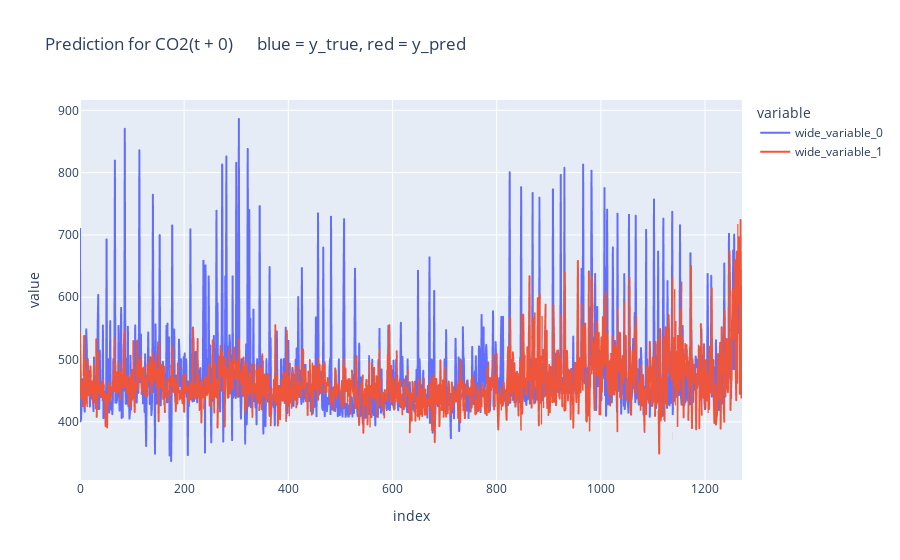
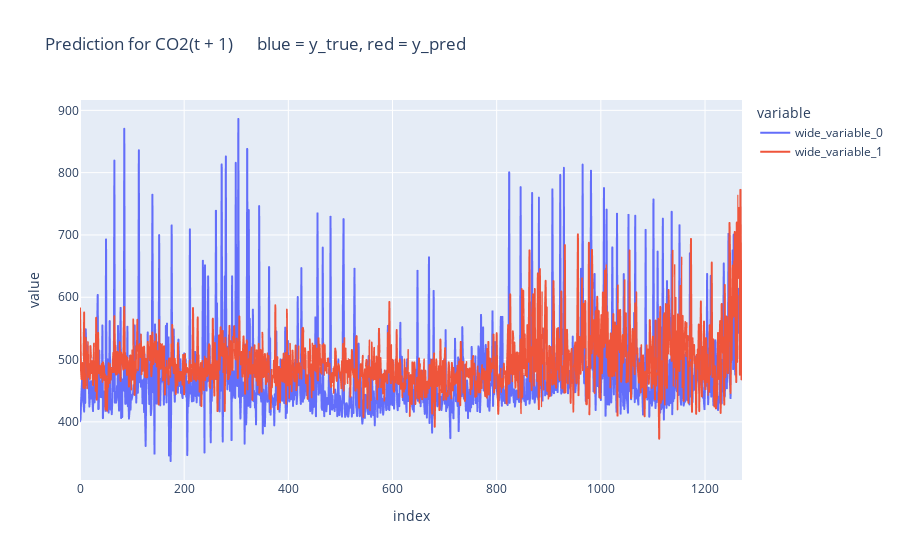

Notebook code for these charts, in order:
### Code cell
from sklearn.metrics import mean_squared_error, mean_absolute_percentage_error, root_mean_squared_error, r2_score
import plotly.express as px
import seaborn as sns


class Evaluator:

    def __init__(self):
        pass

    def evaluate(self, y_pred, y_true):
        print("MSE: ", self.calculate_mse(y_pred = y_pred, y_true = y_true))
        print("RMSE: ", self.calculate_rmse(y_pred = y_pred, y_true = y_true))
        print("MAPE: ", self.calculate_mape(y_pred = y_pred, y_true = y_true))
        print("R2: ", self.calculate_r2(y_pred = y_pred, y_true = y_true))
        print("\n")


    def calculate_mse(self, y_true, y_pred):
        return round(mean_squared_error(y_true = y_true, y_pred = y_pred), 2)

    def calculate_rmse(self, y_true, y_pred):
        return round(root_mean_squared_error(y_true = y_true, y_pred = y_pred), 2)

    def calculate_mape(self, y_true, y_pred):
        return round(mean_absolute_percentage_error(y_true = y_true, y_pred = y_pred), 2)

    def calculate_r2(self, y_true, y_pred):
        return round(r2_score(y_true = y_true, y_pred = y_pred), 2)

ev = Evaluator()

for col in range(0, fe.y_test.shape[1]):
    print(f"t +", col)
    ev.evaluate(y_true = fe.y_test[:, col], y_pred = pred[:, col])

    pred_df = pd.DataFrame(pred[:, col], columns = [f"pred_CO2(t + {col})"])
    pred_df[f"CO2(t + {col})"] = fe.y_test[:, col]

    px.line(y = [fe.y_test[:, col], pred[:, col]], title = f"Prediction for CO2(t + {col})      blue = y_true, red = y_pred").show()

### Figure 1 — Plotly figure (JSON) as saved in the notebook; plotly's stock layout.template omitted (floating-point values rounded to 4 significant figures; data arrays with more than 128 entries replaced by an {"elided": "..."} marker saying what was removed)
{"data": [{"hovertemplate": "variable=wide_variable_0<br>index=%{x}<br>value=%{y}<extra></extra>", "legendgroup": "wide_variable_0", "line": {"color": "#636efa", "dash": "solid"}, "marker": {"symbol": "circle"}, "mode": "lines", "name": "wide_variable_0", "showlegend": true, "type": "scattergl", "x": {"elided": "1272 int values"}, "xaxis": "x", "y": {"elided": "1272 float values"}, "yaxis": "y"}, {"hovertemplate": "variable=wide_variable_1<br>index=%{x}<br>value=%{y}<extra></extra>", "legendgroup": "wide_variable_1", "line": {"color": "#EF553B", "dash": "solid"}, "marker": {"symbol": "circle"}, "mode": "lines", "name": "wide_variable_1", "showlegend": true, "type": "scattergl", "x": {"elided": "1272 int values"}, "xaxis": "x", "y": {"elided": "1272 float values"}, "yaxis": "y"}], "layout": {"legend": {"title": {"text": "variable"}, "tracegroupgap": 0}, "title": {"text": "Prediction for CO2(t + 0)      blue = y_true, red = y_pred"}, "xaxis": {"anchor": "y", "domain": [0, 1], "title": {"text": "index"}}, "yaxis": {"anchor": "x", "domain": [0, 1], "title": {"text": "value"}}}}

### Figure 2 — Plotly figure (JSON) as saved in the notebook; plotly's stock layout.template omitted (floating-point values rounded to 4 significant figures; data arrays with more than 128 entries replaced by an {"elided": "..."} marker saying what was removed)
{"data": [{"hovertemplate": "variable=wide_variable_0<br>index=%{x}<br>value=%{y}<extra></extra>", "legendgroup": "wide_variable_0", "line": {"color": "#636efa", "dash": "solid"}, "marker": {"symbol": "circle"}, "mode": "lines", "name": "wide_variable_0", "showlegend": true, "type": "scattergl", "x": {"elided": "1272 int values"}, "xaxis": "x", "y": {"elided": "1272 float values"}, "yaxis": "y"}, {"hovertemplate": "variable=wide_variable_1<br>index=%{x}<br>value=%{y}<extra></extra>", "legendgroup": "wide_variable_1", "line": {"color": "#EF553B", "dash": "solid"}, "marker": {"symbol": "circle"}, "mode": "lines", "name": "wide_variable_1", "showlegend": true, "type": "scattergl", "x": {"elided": "1272 int values"}, "xaxis": "x", "y": {"elided": "1272 float values"}, "yaxis": "y"}], "layout": {"legend": {"title": {"text": "variable"}, "tracegroupgap": 0}, "title": {"text": "Prediction for CO2(t + 1)      blue = y_true, red = y_pred"}, "xaxis": {"anchor": "y", "domain": [0, 1], "title": {"text": "index"}}, "yaxis": {"anchor": "x", "domain": [0, 1], "title": {"text": "value"}}}}
